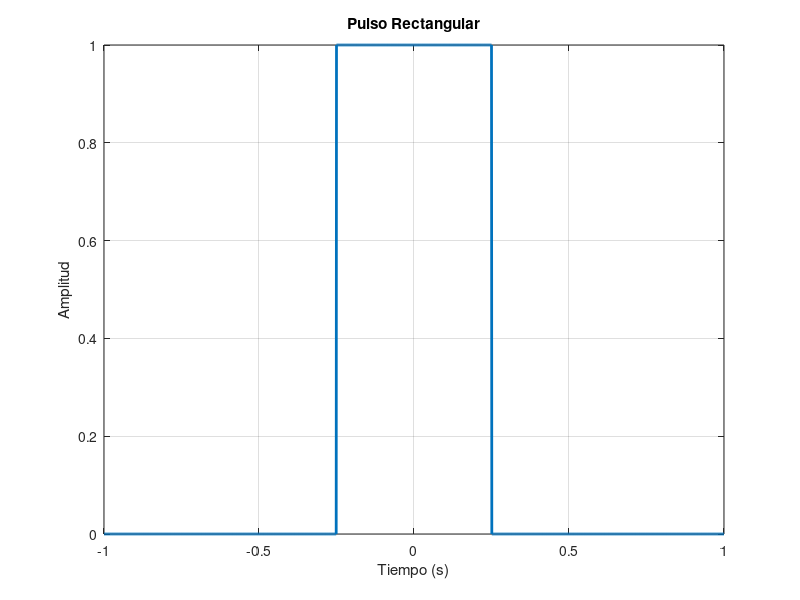
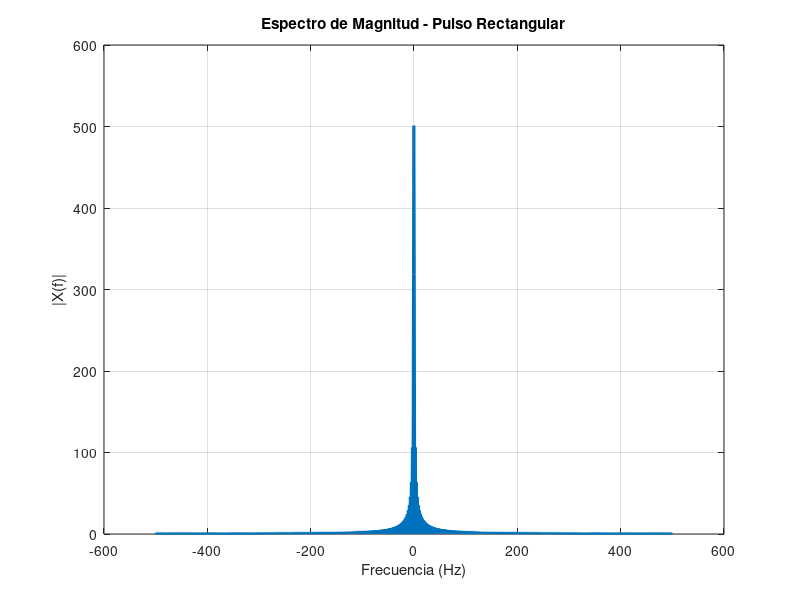
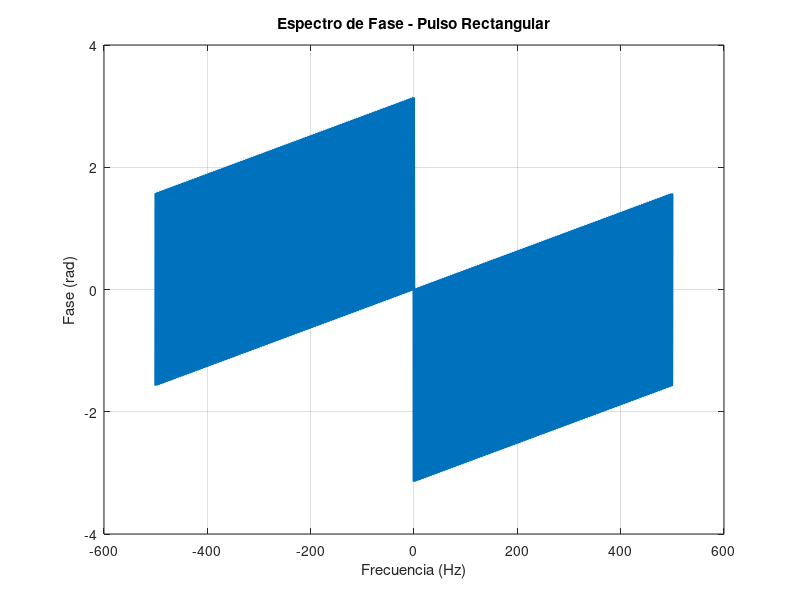
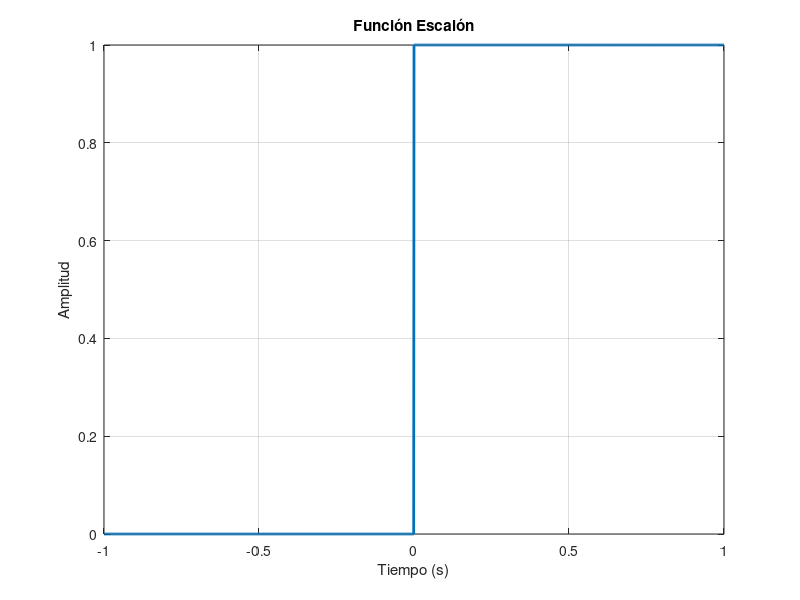

Write MATLAB code to recreate these figures, in order.
%% SIMULACIÓN Y ANÁLISIS DE SEÑALES CON LA TRANSFORMADA DE FOURIER
% Alumno: [Tu Nombre]
% Actividad Formativa 2 - Transformada de Fourier
% MATLAB Online

clear;
close all;
clc;

%% PARÁMETROS GENERALES

Fs = 1000;                % Frecuencia de muestreo (Hz)
t = -1:1/Fs:1;            % Vector de tiempo de -1 a 1 s

%% ---------------------------------------------------------------------
%% SEÑAL 1: Pulso Rectangular

% Definición del pulso rectangular
x_rect = (abs(t) <= 0.25);

% Gráfica en el dominio del tiempo
figure;
plot(t, x_rect, 'LineWidth', 2);
title('Pulso Rectangular');
xlabel('Tiempo (s)');
ylabel('Amplitud');
grid on;

% FFT del pulso rectangular
N = length(x_rect);
X_rect = fft(x_rect);
f = (-N/2:N/2-1)*(Fs/N);

% Magnitud
X_rect_mag = abs(fftshift(X_rect));

% Fase
X_rect_phase = angle(fftshift(X_rect));

% Graficar espectro de magnitud
figure;
plot(f, X_rect_mag, 'LineWidth', 2);
title('Espectro de Magnitud - Pulso Rectangular');
xlabel('Frecuencia (Hz)');
ylabel('|X(f)|');
grid on;

% Graficar espectro de fase
figure;
plot(f, X_rect_phase, 'LineWidth', 2);
title('Espectro de Fase - Pulso Rectangular');
xlabel('Frecuencia (Hz)');
ylabel('Fase (rad)');
grid on;

%% ---------------------------------------------------------------------
%% SEÑAL 2: Función Escalón

% Definición de la función escalón
x_step = (t >= 0);

% Gráfica en el dominio del tiempo
figure;
plot(t, x_step, 'LineWidth', 2);
title('Función Escalón');
xlabel('Tiempo (s)');
ylabel('Amplitud');
grid on;

% FFT de la función escalón
X_step = fft(x_step);

% Magnitud
X_step_mag = abs(fftshift(X_step));

% Fase
X_step_phase = angle(fftshift(X_step));

% Graficar espectro de magnitud
figure;
plot(f, X_step_mag, 'LineWidth', 2);
title('Espectro de Magnitud - Función Escalón');
xlabel('Frecuencia (Hz)');
ylabel('|X(f)|');
grid on;

% Graficar espectro de fase
figure;
plot(f, X_step_phase, 'LineWidth', 2);
title('Espectro de Fase - Función Escalón');
xlabel('Frecuencia (Hz)');
ylabel('Fase (rad)');
grid on;

%% ---------------------------------------------------------------------
%% SEÑAL 3: Señal Senoidal

% Definición de la señal senoidal
f_sin = 50;                     % Frecuencia en Hz
x_sin = sin(2*pi*f_sin*t);

% Gráfica en el dominio del tiempo
figure;
plot(t, x_sin, 'LineWidth', 2);
title('Señal Senoidal (50 Hz)');
xlabel('Tiempo (s)');
ylabel('Amplitud');
grid on;

% FFT de la señal senoidal
X_sin = fft(x_sin);

% Magnitud
X_sin_mag = abs(fftshift(X_sin));

% Fase
X_sin_phase = angle(fftshift(X_sin));

% Graficar espectro de magnitud
figure;
plot(f, X_sin_mag, 'LineWidth', 2);
title('Espectro de Magnitud - Señal Senoidal');
xlabel('Frecuencia (Hz)');
ylabel('|X(f)|');
grid on;

% Graficar espectro de fase
figure;
plot(f, X_sin_phase, 'LineWidth', 2);
title('Espectro de Fase - Señal Senoidal');
xlabel('Frecuencia (Hz)');
ylabel('Fase (rad)');
grid on;

%% ---------------------------------------------------------------------
%% VERIFICACIÓN DE PROPIEDADES DE LA TRANSFORMADA DE FOURIER

%% --- PROPIEDAD 1: Linealidad

% Señales de prueba
x1 = sin(2*pi*50*t);
x2 = cos(2*pi*120*t);
a1 = 2;
a2 = 0.5;

% Combinación lineal
x_sum = a1*x1 + a2*x2;

% FFT
X_sum = fftshift(fft(x_sum));

% Gráfica
figure;
plot(f, abs(X_sum), 'LineWidth', 2);
title('Magnitud FFT - Linealidad');
xlabel('Frecuencia (Hz)');
ylabel('|X(f)|');
grid on;

%% --- PROPIEDAD 2: Desplazamiento en el Tiempo

% Desplazamiento de la señal senoidal
t0 = 0.1; % desplazamiento de 0.1 s
x_shift = sin(2*pi*50*(t - t0));

% FFT
X_shift = fftshift(fft(x_shift));

% Gráfica
figure;
plot(f, abs(X_shift), 'LineWidth', 2);
title('Magnitud FFT - Desplazamiento en el Tiempo');
xlabel('Frecuencia (Hz)');
ylabel('|X(f)|');
grid on;

%% --- PROPIEDAD 3: Escalamiento en Frecuencia

% Escalamiento en el tiempo (reduce la frecuencia)
a = 0.5;
x_scaled = sin(2*pi*50*a*t);

% FFT
X_scaled = fftshift(fft(x_scaled));

% Gráfica
figure;
plot(f, abs(X_scaled), 'LineWidth', 2);
title('Magnitud FFT - Escalamiento en Frecuencia');
xlabel('Frecuencia (Hz)');
ylabel('|X(f)|');
grid on;

%% ---------------------------------------------------------------------
%% FIN DEL SCRIPT
disp('Simulación completada.');
